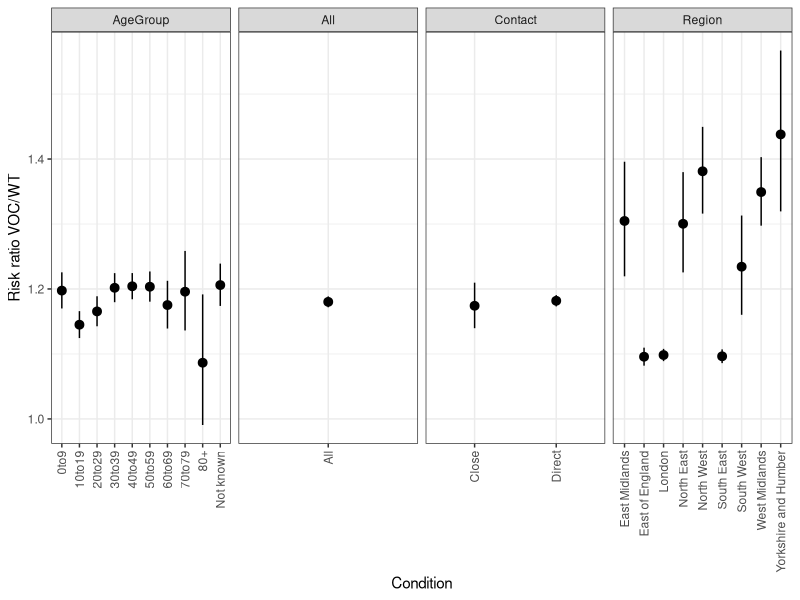
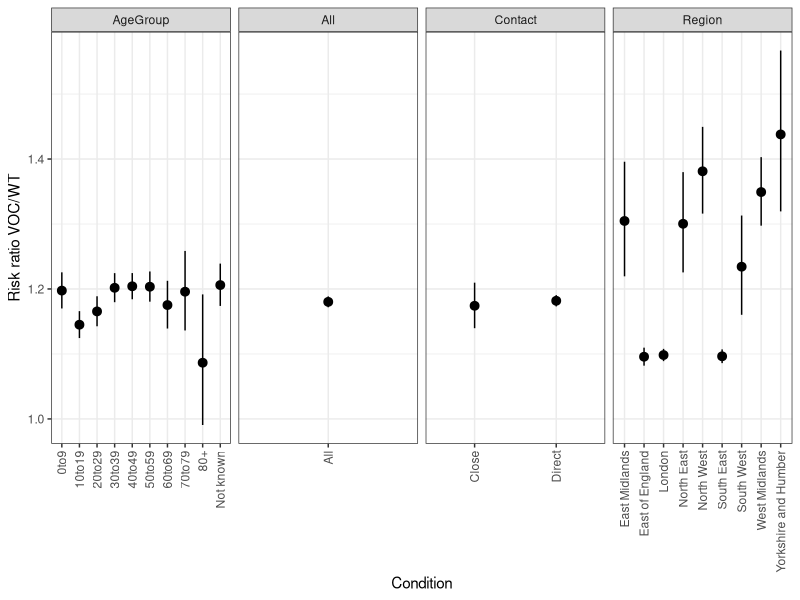

Here is the R script that generated these plots, in order:
## ---- chunk 1
library(tidyverse)
library(epitools)

data <- read_csv("sgtf_data.csv")

new<-data %>% pivot_longer(-c(Type,TypeValue)) %>% separate(name,into=c("partition","value_type")) %>% filter(value_type!="percentbecomingcases")%>% filter(partition!="total") %>% pivot_wider(names_from="value_type") %>% mutate(contactsnotbecomingcases = allcontacts-contactsbecomingcases) %>% select(-allcontacts) %>% pivot_longer(c(contactsbecomingcases,contactsnotbecomingcases))%>% pivot_wider() 

voc = new %>% filter(partition=="voc") %>% select(-partition)
wt = new %>% filter(partition=="wt") %>% select(-partition)

both <- inner_join(voc,wt,by=c("Type","TypeValue"),suffix=c("_voc","_wt") ) %>% select(Type,TypeValue,contactsnotbecomingcases_wt,contactsbecomingcases_wt,contactsnotbecomingcases_voc, contactsbecomingcases_voc)%>% nest_by(Type,TypeValue) 


make_matrix <- function(df) {
 df=unlist(df)
 mat = matrix(df,ncol=2)
}

make_rr <- function(mat) {
rr= riskratio(mat)
  results = rr$measure[2,]
  return(results)
}

matrices = lapply(both$data,make_matrix)
rrs = lapply(matrices,make_rr)

both<-bind_cols(both,bind_rows(rrs))

ggplot(both,aes(x=TypeValue,ymin=lower,ymax=upper,y=estimate))+geom_pointrange()+facet_grid(.~Type,scales="free_x") +labs(y="Risk ratio VOC/WT",x="Condition")+theme_bw()+ theme(axis.text.x = element_text(angle = 90, vjust = 0.5, hjust=1))

ggsave("rrs.png",width=6,height=6)
